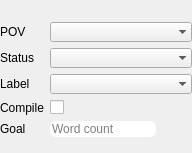
<?xml version="1.0" encoding="UTF-8"?>
<ui version="4.0">
 <class>propertiesView</class>
 <widget class="QWidget" name="propertiesView">
  <property name="geometry">
   <rect>
    <x>0</x>
    <y>0</y>
    <width>192</width>
    <height>153</height>
   </rect>
  </property>
  <property name="windowTitle">
   <string>Form</string>
  </property>
  <layout class="QVBoxLayout" name="verticalLayout">
   <property name="margin">
    <number>0</number>
   </property>
   <item>
    <widget class="lineEditView" name="txtTitle">
     <property name="font">
      <font>
       <weight>75</weight>
       <bold>true</bold>
      </font>
     </property>
     <property name="styleSheet">
      <string notr="true">background:transparent;</string>
     </property>
     <property name="frame">
      <bool>false</bool>
     </property>
    </widget>
   </item>
   <item>
    <widget class="QStackedWidget" name="stack">
     <property name="currentIndex">
      <number>0</number>
     </property>
     <widget class="QWidget" name="page">
      <layout class="QVBoxLayout" name="verticalLayout_2">
       <property name="margin">
        <number>0</number>
       </property>
       <item>
        <layout class="QFormLayout" name="formLayout">
         <item row="0" column="0">
          <widget class="QLabel" name="lblPOV">
           <property name="text">
            <string>POV</string>
           </property>
          </widget>
         </item>
         <item row="0" column="1">
          <widget class="cmbOutlinePersoChoser" name="cmbPOV">
           <property name="sizePolicy">
            <sizepolicy hsizetype="Expanding" vsizetype="Fixed">
             <horstretch>0</horstretch>
             <verstretch>0</verstretch>
            </sizepolicy>
           </property>
           <property name="frame">
            <bool>false</bool>
           </property>
          </widget>
         </item>
         <item row="1" column="0">
          <widget class="QLabel" name="lblStatus">
           <property name="text">
            <string>Status</string>
           </property>
          </widget>
         </item>
         <item row="1" column="1">
          <widget class="cmbOutlineStatusChoser" name="cmbStatus">
           <property name="sizePolicy">
            <sizepolicy hsizetype="Expanding" vsizetype="Fixed">
             <horstretch>0</horstretch>
             <verstretch>0</verstretch>
            </sizepolicy>
           </property>
           <property name="frame">
            <bool>false</bool>
           </property>
          </widget>
         </item>
         <item row="2" column="0">
          <widget class="QLabel" name="lblLabel">
           <property name="text">
            <string>Label</string>
           </property>
          </widget>
         </item>
         <item row="2" column="1">
          <widget class="cmbOutlineLabelChoser" name="cmbLabel">
           <property name="sizePolicy">
            <sizepolicy hsizetype="Expanding" vsizetype="Fixed">
             <horstretch>0</horstretch>
             <verstretch>0</verstretch>
            </sizepolicy>
           </property>
           <property name="frame">
            <bool>false</bool>
           </property>
          </widget>
         </item>
         <item row="3" column="0">
          <widget class="QLabel" name="lblCompile">
           <property name="text">
            <string>Compile</string>
           </property>
          </widget>
         </item>
         <item row="3" column="1">
          <widget class="chkOutlineCompile" name="chkCompile">
           <property name="text">
            <string/>
           </property>
          </widget>
         </item>
         <item row="4" column="0">
          <widget class="QLabel" name="lblGoal">
           <property name="text">
            <string>Goal</string>
           </property>
          </widget>
         </item>
         <item row="4" column="1">
          <widget class="lineEditView" name="txtGoal">
           <property name="sizePolicy">
            <sizepolicy hsizetype="Fixed" vsizetype="Fixed">
             <horstretch>0</horstretch>
             <verstretch>0</verstretch>
            </sizepolicy>
           </property>
           <property name="autoFillBackground">
            <bool>false</bool>
           </property>
           <property name="styleSheet">
            <string notr="true">border-radius: 6px;</string>
           </property>
           <property name="frame">
            <bool>false</bool>
           </property>
           <property name="placeholderText">
            <string>Word count</string>
           </property>
          </widget>
         </item>
        </layout>
       </item>
      </layout>
     </widget>
     <widget class="QWidget" name="page_2">
      <layout class="QVBoxLayout" name="verticalLayout_3">
       <property name="spacing">
        <number>0</number>
       </property>
       <property name="margin">
        <number>0</number>
       </property>
       <item>
        <layout class="QFormLayout" name="formLayout_2">
         <item row="0" column="0">
          <widget class="QLabel" name="lblPOV_2">
           <property name="text">
            <string>POV</string>
           </property>
          </widget>
         </item>
         <item row="0" column="1">
          <widget class="cmbOutlinePersoChoser" name="cmbPOVMulti">
           <property name="sizePolicy">
            <sizepolicy hsizetype="Expanding" vsizetype="Fixed">
             <horstretch>0</horstretch>
             <verstretch>0</verstretch>
            </sizepolicy>
           </property>
           <property name="frame">
            <bool>false</bool>
           </property>
          </widget>
         </item>
         <item row="1" column="0">
          <widget class="QLabel" name="label_31">
           <property name="text">
            <string>Status</string>
           </property>
          </widget>
         </item>
         <item row="1" column="1">
          <widget class="cmbOutlineStatusChoser" name="cmbStatusMulti">
           <property name="sizePolicy">
            <sizepolicy hsizetype="Expanding" vsizetype="Fixed">
             <horstretch>0</horstretch>
             <verstretch>0</verstretch>
            </sizepolicy>
           </property>
           <property name="frame">
            <bool>false</bool>
           </property>
          </widget>
         </item>
         <item row="2" column="0">
          <widget class="QLabel" name="label_34">
           <property name="text">
            <string>Label</string>
           </property>
          </widget>
         </item>
         <item row="2" column="1">
          <widget class="cmbOutlineLabelChoser" name="cmbLabelMulti">
           <property name="sizePolicy">
            <sizepolicy hsizetype="Expanding" vsizetype="Fixed">
             <horstretch>0</horstretch>
             <verstretch>0</verstretch>
            </sizepolicy>
           </property>
           <property name="frame">
            <bool>false</bool>
           </property>
          </widget>
         </item>
         <item row="3" column="0">
          <widget class="QLabel" name="label_35">
           <property name="text">
            <string>Compile</string>
           </property>
          </widget>
         </item>
         <item row="3" column="1">
          <widget class="chkOutlineCompile" name="chkCompileMulti">
           <property name="text">
            <string/>
           </property>
          </widget>
         </item>
         <item row="4" column="0">
          <widget class="QLabel" name="label_36">
           <property name="text">
            <string>Goal</string>
           </property>
          </widget>
         </item>
         <item row="4" column="1">
          <widget class="lineEditView" name="txtGoalMulti">
           <property name="sizePolicy">
            <sizepolicy hsizetype="Fixed" vsizetype="Fixed">
             <horstretch>0</horstretch>
             <verstretch>0</verstretch>
            </sizepolicy>
           </property>
           <property name="autoFillBackground">
            <bool>false</bool>
           </property>
           <property name="styleSheet">
            <string notr="true">border-radius: 6px;</string>
           </property>
           <property name="frame">
            <bool>false</bool>
           </property>
           <property name="placeholderText">
            <string>Word count</string>
           </property>
          </widget>
         </item>
        </layout>
       </item>
      </layout>
     </widget>
    </widget>
   </item>
  </layout>
 </widget>
 <customwidgets>
  <customwidget>
   <class>cmbOutlinePersoChoser</class>
   <extends>QComboBox</extends>
   <header>ui.cmbOutlinePersoChoser.h</header>
  </customwidget>
  <customwidget>
   <class>cmbOutlineStatusChoser</class>
   <extends>QComboBox</extends>
   <header>ui.cmbOutlineStatusChoser.h</header>
  </customwidget>
  <customwidget>
   <class>chkOutlineCompile</class>
   <extends>QCheckBox</extends>
   <header>ui.chkOutlineCompile.h</header>
  </customwidget>
  <customwidget>
   <class>cmbOutlineLabelChoser</class>
   <extends>QComboBox</extends>
   <header>ui.cmbOutlineLabelChoser.h</header>
  </customwidget>
  <customwidget>
   <class>lineEditView</class>
   <extends>QLineEdit</extends>
   <header>ui.views.lineEditView.h</header>
  </customwidget>
 </customwidgets>
 <resources/>
 <connections/>
</ui>
